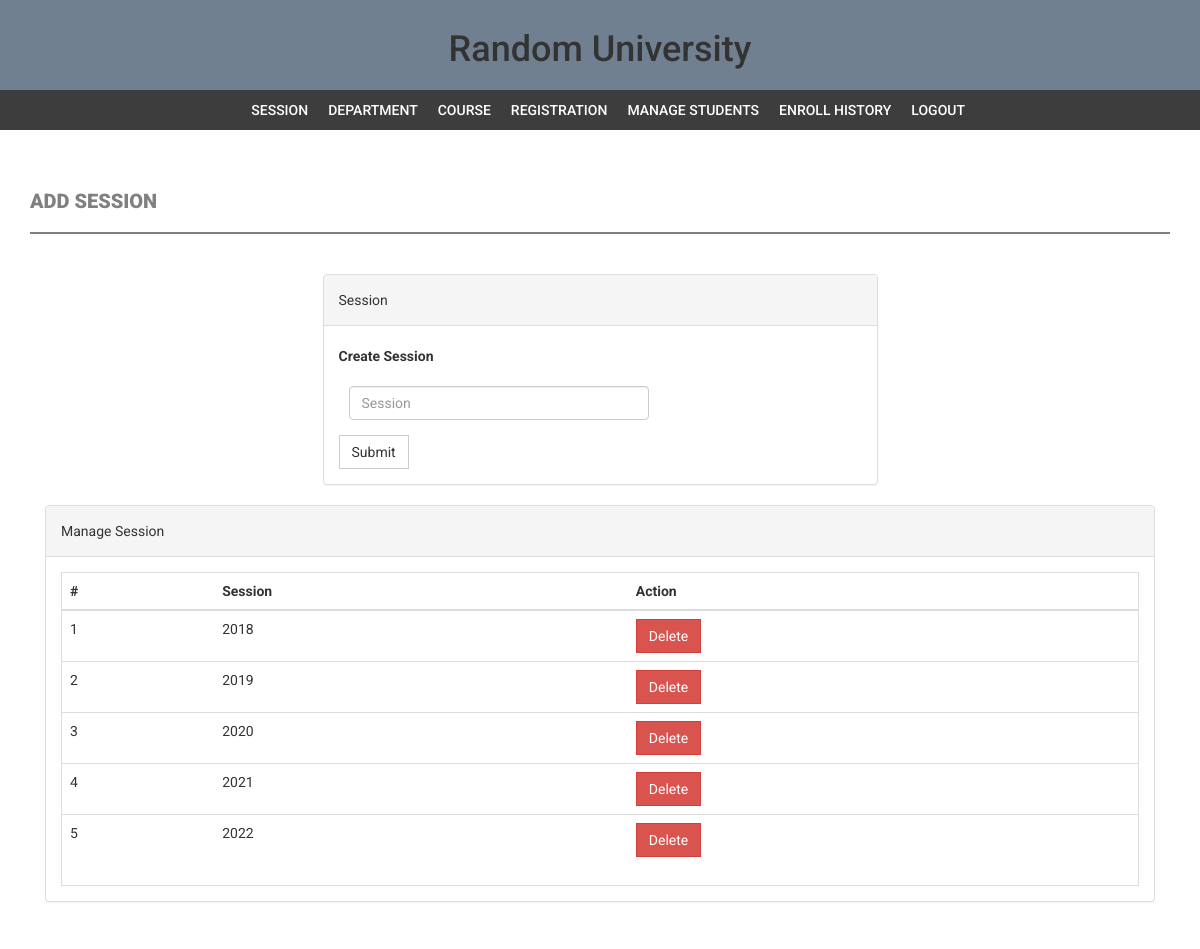
Page /admin/session.php (signed in) on the committed database.
### tables this page shows
CREATE TABLE `session` (
  `id` int(11) NOT NULL,
  `session` varchar(255) DEFAULT NULL,
  `creationDate` timestamp NULL DEFAULT current_timestamp()
);

### admin/session.php (the view, shortened to what this page needs)
<?php
include( 'includes/config.php' );
if ( strlen( $_SESSION['alogin'] ) == 0 ) {
    header( 'location:index.php' );
}
else {
?>
<!DOCTYPE html>
<html xmlns="http://www.w3.org/1999/xhtml">
    <head>
        <link href="assets/css/bootstrap.css" rel="stylesheet" />
        <link href="assets/css/font-awesome.css" rel="stylesheet" />
        <link href="assets/css/style.css" rel="stylesheet" />
    </head>
    <body>
        <?php include( 'includes/header.php' );
        ?>
        <?php if ( $_SESSION['alogin'] != "" ) {
            include( 'includes/menubar.php' );
        }
        ?>
        <div class="content-wrapper">
            <div class="container">
                <div class="row">
                    <div class="col-md-12">
                        <h1 class="page-head-line">Add session </h1>
                    </div>
                </div>
                <div class="row">
                    <div class="col-md-3"></div>
                    <div class="col-md-6">
                        <div class="panel panel-default">
                            <div class="panel-heading">
                                Session
                            </div>
                            <div class="panel-body">
                                <form name="session" method="post">
                                    <div class="form-group">
                                        <label for="session">Create Session </label>
                                        <input type="text" class="form-control" id="sesssion" name="sesssion" placeholder="Session" />
                                    </div>
                                    <button type="submit" name="submit" class="btn btn-default">Submit</button>
                                </form>
                            </div>
                        </div>
                    </div>
                </div>
                <div class="col-md-12">
                    <div class="panel panel-default">
                        <div class="panel-heading">
                            Manage Session
                        </div>
                        <div class="panel-body">
                            <div class="table-responsive table-bordered">
                                <table class="table">
                                    <thead>
                                        <tr>
                                            <th>#</th>
                                            <th>Session</th>
                                            <th>Action</th>
                                        </tr>
                                    </thead>
                                    <tbody>
                                        <?php
                                            $sql = mysqli_query( $con, "select * from session" );
                                            $cnt = 1;
                                            while( $row = mysqli_fetch_array( $sql ) ) {
                                        ?>
                                        <tr>
                                            <td><?php echo $cnt;?></td>
                                            <td><?php echo htmlentities( $row['session'] );?></td>
                                            <td>
                                                <a href="session.php?id=<?php echo $row['id']?>&del=delete" onClick="return confirm('Are you sure you want to delete?')">
                                                    <button class="btn btn-danger">Delete</button>
                                                </a>
                                            </td>
                                        </tr>
                                        <?php
                                            $cnt++;
                                            }
                                        ?>
                                    </tbody>
                                </table>
                            </div>
                        </div>
                    </div>
                </div>
            </div>
        </div>
        </body>
</html>
<?php } ?>

### admin/assets/css/style.css (style rules this page uses)
body { font-family: 'Roboto', sans-serif; line-height: 30px; background-image: url("https://cdn.pixabay.com/photo/2018/06/10/11/15/schultute-3466186_960_720.jpg"); background-repeat: no-repeat; background-size: cover; }
.form-control { margin: 10px; width: 300px; }
.content-wrapper { margin-top: 40px; min-height: 600px; padding-bottom: 60px; }
.page-head-line { font-weight: 900; padding-bottom: 20px; border-bottom: 2px solid grey; text-transform: uppercase; color: grey; font-size: 20px; margin-bottom: 40px; }
.btn { border-radius: 0px; -webkit-border-radius: 0px; -moz-border-radius: 0px; }

### rows in the picture
session: session "2018"
session: session "2019"
session: session "2020"
session: session "2021"
session: session "2022"
